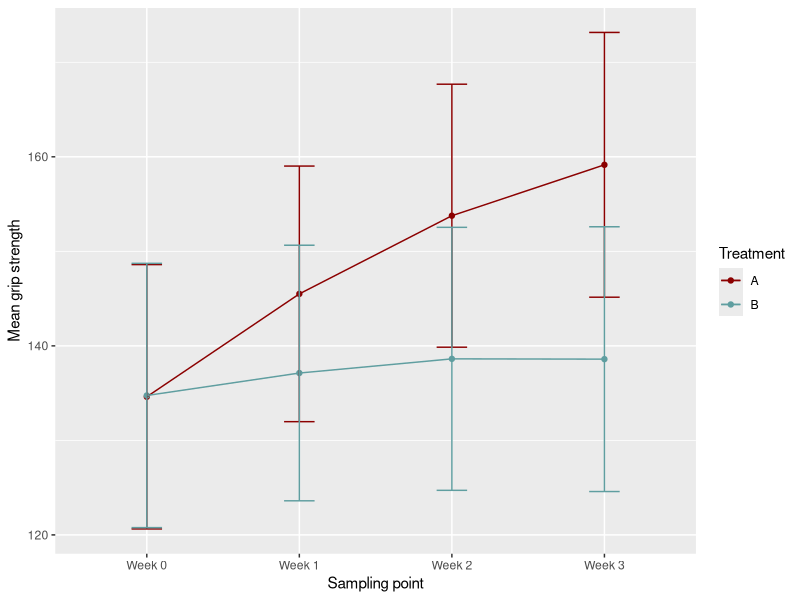

Recreate this plot in R.
## ---- chunk 1
knitr::opts_chunk$set(echo = FALSE)
library("ggplot2")
library("tidyr")
library("nlme")
## ---- chunk 2
# Read in data
grip.data <- read.delim(file = "data/compgrip.txt", sep = " ", header = FALSE, stringsAsFactors = FALSE)

# Name columns
colnames(grip.data) <- c("subjectID", "treatment", "week.0", "week.1", "week.2", "week.3")

# Update treatment values to reflect A/B:
grip.data$treatment[grip.data$treatment == 1] <- "A"
grip.data$treatment[grip.data$treatment == 2] <- "B"

# Make sure treatment is a factor
grip.data$treatment <- as.factor(grip.data$treatment)
## ---- chunk 3
# Function to extract relevant information for each group
groupInfo <- function(x, treatment) {
  group.data <- x[x$treatment == treatment, ]
  group.size <- nrow(group.data)
  group.means <- apply(group.data[, -c(1:2)],
                       MARGIN = 2,
                       FUN = mean)
  group.sd <- apply(group.data[, -c(1:2)],
                    MARGIN = 2,
                    FUN = sd)
  return(list(treatment = treatment,
              size = group.size,
              means = round(group.means, 3),
              stdevs = round(group.sd, 3)))
}

# Extract size, means, and standard deviations
treatment.1 <- groupInfo(x = grip.data, treatment = "A")
treatment.2 <- groupInfo(x = grip.data, treatment = "B")
## ---- chunk 4
# Create data for plot
plot.data <- data.frame(week = c(names(treatment.1$means), names(treatment.2$means)),
                        treatment = c(rep(x = treatment.1$treatment, times = length(treatment.1$means)), 
                                      rep(x = treatment.2$treatment, times = length(treatment.2$means))),
                        grip = c(as.numeric(treatment.1$means), as.numeric(treatment.2$means)),
                        se = c(as.numeric(treatment.1$stdevs)/sqrt(treatment.1$size)), as.numeric(treatment.2$stdevs)/sqrt(treatment.1$size))

plot.data$week <- gsub(pattern = "week.", replacement = "Week ", x = plot.data$week)
plot.data$treatment <- as.factor(plot.data$treatment)

means.plot <- ggplot(data = plot.data, mapping = aes(x = week, y = grip, color = treatment, group = treatment)) +
  geom_point() +
  geom_line() +
  geom_errorbar(data = plot.data, mapping = aes(x = week, ymin = (grip - se), ymax = (grip + se)), width = 0.2) +
  scale_color_manual(name = "Treatment", values = c("darkred", "cadetblue")) +
  xlab(label = "Sampling point") +
  ylab(label = "Mean grip strength")

means.plot
## ---- chunk 5
# Create long-format data
grip.long <- gather(data = grip.data, key = "week", value = "grip", -subjectID, -treatment)

# Make sure week column is a factor
grip.long$week <- as.factor(grip.long$week)

# Build gls model
response.model <- gls(grip ~ treatment * week,
                      data = grip.long,
                      correlation = corSymm(form = ~1|subjectID),
                      weights = varIdent(form = ~1|week))
model.summary <- summary(response.model)
model.anova <- anova(response.model)
